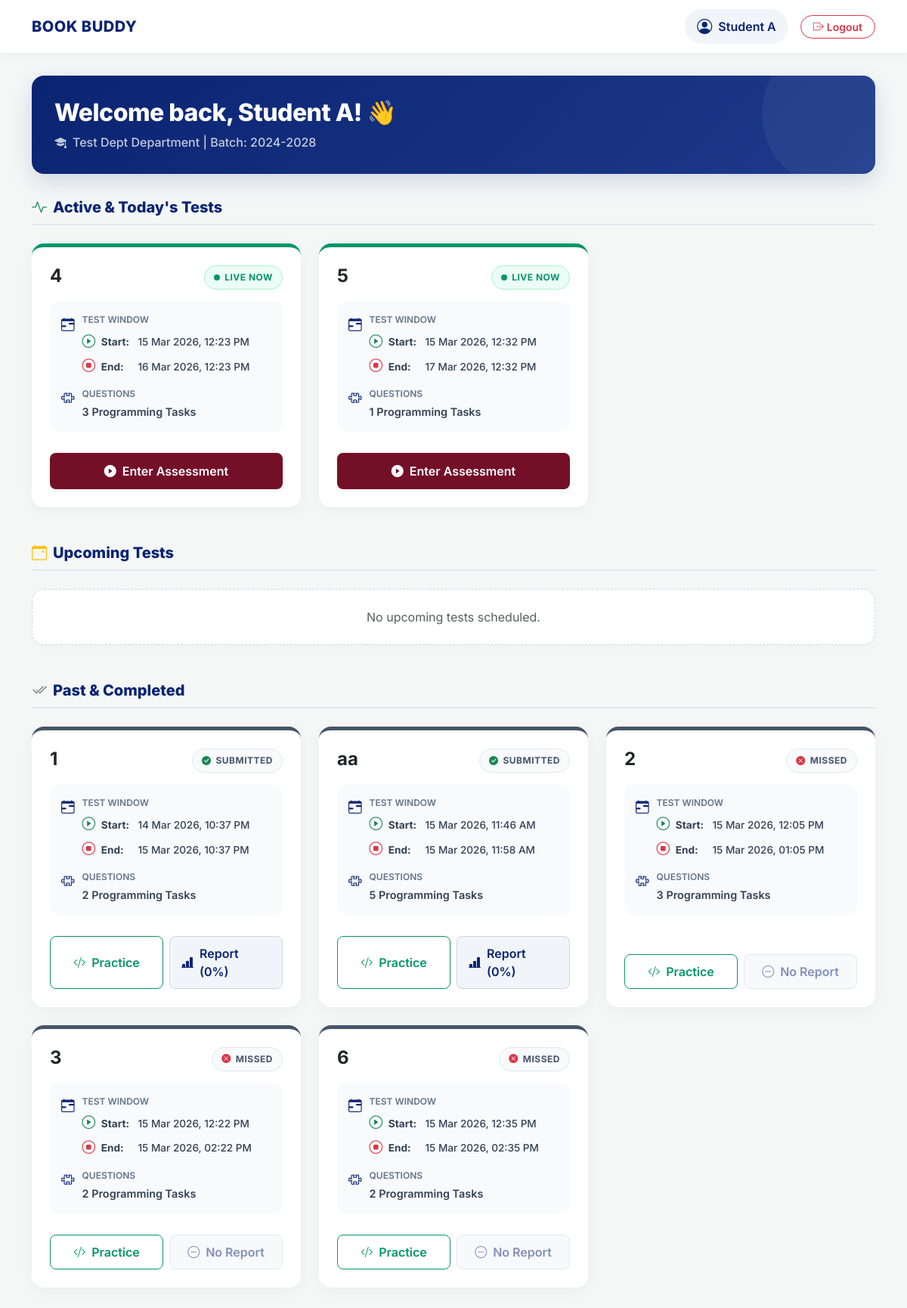
Screenshot of /student_test/2 with the database file from the repository.
### app.py (models this page shows, shortened)
class Student(UserMixin, db.Model):
    id = db.Column(db.Integer, primary_key=True)
    name = db.Column(db.String(50))
    register = db.Column(db.String(50)) # String prevents postgres crashing on alphanumeric IDs
    username = db.Column(db.String(15), unique=True)
    set_password = db.Column(db.String(100))
    verify_password = db.Column(db.String(100))
    department = db.Column(db.String(100))
    batch = db.Column(db.String(100))
    collage = db.Column(db.String(100))
    phone_no = db.Column(db.String(100))
    email = db.Column(db.String(60))
    approval = db.Column(db.Boolean, default=False)
    attend = db.Column(db.Boolean, default=False)

class Testmaintain(db.Model):
    __tablename__ = 'test_maintain'
    id = db.Column(db.Integer, primary_key=True)
    test_title = db.Column(db.String(50))
    date = db.Column(db.Date)
    start_time = db.Column(db.DateTime)
    end_time = db.Column(db.DateTime)
    status = db.Column(db.String(20), default='draft')
    total_points = db.Column(db.Integer, default=0)
    question_id = db.Column(db.Integer, db.ForeignKey('question.id'), nullable=False)

class TestResult(db.Model):
    id = db.Column(db.Integer, primary_key=True)
    student_id = db.Column(db.Integer, db.ForeignKey('student.id'), nullable=False)
    test_id = db.Column(db.Integer, db.ForeignKey('test_maintain.id'), nullable=False)
    total_marks_obtained = db.Column(db.Integer, default=0)
    total_marks_possible = db.Column(db.Integer, default=0)
    percentage = db.Column(db.Float, default=0)
    status = db.Column(db.String(20), default='attempted')
    entry_time = db.Column(db.DateTime, default=ist_now) # Forced IST
    exit_time = db.Column(db.DateTime)
    submitted_at = db.Column(db.DateTime, default=ist_now) # Forced IST
    student = db.relationship('Student', backref='test_results')
    test = db.relationship('Testmaintain', backref='results')

### app.py (the view)
@app.route('/student_test/<int:id>')
def student_test(id):
    student = Student.query.get_or_404(id)
    all_entries = Testmaintain.query.all()
    current_time = ist_now()
    grouped_tests = defaultdict(list)
    questions_dict = {q.id: q for q in Question.query.all()}
    for entry in all_entries:
        entry.question = questions_dict.get(entry.question_id)
        grouped_tests[entry.test_title].append(entry)
    results = TestResult.query.filter_by(student_id=id).all()
    test_question_ids = [entry.question_id for entry in all_entries]
    practice_questions = Question.query.filter(~Question.id.in_(test_question_ids)).all() if test_question_ids else Question.query.all()
    return render_template("student_test.html", student=student, grouped_tests=grouped_tests, practice_questions=practice_questions, results=results, now=current_time)

### app.py (called while the page is built)
def ist_now():
    return datetime.now(ist).replace(tzinfo=None)

@app.context_processor
def inject_now():
    return {'now': ist_now()}

### templates/student_test.html (shortened to what this page needs)
<!DOCTYPE html>
<html lang="en">
<head>
    <link href="https://cdn.jsdelivr.net/npm/bootstrap@5.3.0/dist/css/bootstrap.min.css" rel="stylesheet">
    <link rel="stylesheet" href="https://cdn.jsdelivr.net/npm/bootstrap-icons@1.11.1/font/bootstrap-icons.css">
</head>
<body>
    <nav class="navbar sticky-top">
        <div class="container d-flex justify-content-between align-items-center">
            <a class="brand-wrapper" href="/">
                <h2 class="brand-name d-none d-sm-block">BOOK BUDDY</h2>
            </a>
            <div class="d-flex align-items-center gap-3">
                <a class="student-profile-link d-none d-md-flex" href="{{ url_for('student_profile', username=student.username ) }}">
                    <i class="bi bi-person-circle fs-5"></i>
                    <span>{{ student.name }}</span>
                </a>
                <a href="/logout" class="btn btn-outline-danger btn-sm px-3 rounded-pill fw-semibold">
                    <i class="bi bi-box-arrow-right me-1"></i>Logout
                </a>
            </div>
        </div>
    </nav>
    <div class="container">
        <div class="row mb-4">
            <div class="col-12">
                <div class="welcome-card">
                    <h2 class="mb-2">Welcome back, {{ student.name }}! 👋</h2>
                    <p class="mb-0 opacity-75 fw-medium"><i class="bi bi-mortarboard-fill me-2"></i>{{ student.department }} Department | Batch: {{ student.batch }}</p>
                </div>
            </div>
        </div>
        {% if grouped_tests %}
            <h3 class="section-title"><i class="bi bi-activity text-success me-2"></i>Active & Today's Tests</h3>
            <div class="row g-4 mb-5">
                {% for title, entries in grouped_tests.items() %}
                    {% set first_entry = entries[0] %}
                    {% set test_result = results|selectattr('test_id', 'equalto', first_entry.id)|first if results else None %}
                    {% if first_entry.start_time and first_entry.end_time %}
                        {% set is_live = first_entry.start_time <= now and now <= first_entry.end_time %}
                        {% if is_live and not test_result %}
                        <div class="col-lg-6 col-xl-4">
                            <div class="card test-card status-border-live">
                                <div class="card-body p-4 d-flex flex-column h-100">
                                    <div class="d-flex justify-content-between align-items-start mb-3">
                                        <h4 class="fw-bold mb-0 text-dark pe-2">{{ title }}</h4>
                                        <div id="badge-container-{{ loop.index }}">
                                            <span class="status-badge badge-live">
                                                <span class="pulse-dot"></span> LIVE NOW
                                            </span>
                                        </div>
                                    </div>
                                    <div class="info-grid">
                                        <div class="info-item info-item-full">
                                            <i class="bi bi-calendar-range"></i>
                                            <div class="info-text w-100">
                                                <small>Test Window</small>
                                                <div class="schedule-stack">
                                                    <span><i class="bi bi-play-circle text-success me-1"></i> <strong>Start:</strong> {{ first_entry.start_time.strftime('%d %b %Y, %I:%M %p') }}</span>
                                                    <span><i class="bi bi-stop-circle text-danger me-1"></i> <strong>End:</strong> {{ first_entry.end_time.strftime('%d %b %Y, %I:%M %p') }}</span>
                                                </div>
                                            </div>
                                        </div>
                                        <div class="info-item info-item-full">
                                            <i class="bi bi-puzzle"></i>
                                            <div class="info-text">
                                                <small>Questions</small>
                                                <span>{{ entries|length }} Programming Tasks</span>
                                            </div>
                                        </div>
                                    </div>
                                    <div class="mt-auto pt-2">
                                        <a href="{{ url_for('take_test', title=title) }}" class="btn-take-test shadow-sm">
                                            <i class="bi bi-play-circle-fill"></i> Enter Assessment
                                        </a>
                                    </div>
                                </div>
                            </div>
                        </div>
                        {% endif %}
                    {% endif %}
                {% endfor %}
            </div>
            <h3 class="section-title"><i class="bi bi-calendar-event text-warning me-2"></i>Upcoming Tests</h3>
            <div class="row g-4 mb-5">
                {% set ns_up = namespace(found_up=false) %}
                {% if not ns_up.found_up %}
                    <div class="col-12"><div class="empty-state py-4"><p class="text-muted mb-0">No upcoming tests scheduled.</p></div></div>
                {% endif %}
            </div>
            <h3 class="section-title"><i class="bi bi-check2-all text-secondary me-2"></i>Past & Completed</h3>
            <div class="row g-4 mb-5">
                {% for title, entries in grouped_tests.items() %}
                    {% set first_entry = entries[0] %}
                    {% set test_result = results|selectattr('test_id', 'equalto', first_entry.id)|first if results else None %}
                    {% if first_entry.start_time and first_entry.end_time %}
                        {% set is_past = now > first_entry.end_time %}
                        {% if is_past or test_result %}
                        <div class="col-lg-6 col-xl-4">
                            <div class="card test-card status-border-completed">
                                <div class="card-body p-4 d-flex flex-column h-100">
                                    <div class="d-flex justify-content-between align-items-start mb-3">
                                        <h4 class="fw-bold mb-0 text-dark pe-2">{{ title }}</h4>
                                        <div id="badge-container-{{ loop.index }}">
                                            <span class="status-badge badge-completed">
                                                {% if test_result %}
                                                    <i class="bi bi-check-circle-fill text-success"></i> SUBMITTED
                                                {% else %}
                                                    <i class="bi bi-x-circle-fill text-danger"></i> MISSED
                                                {% endif %}
                                            </span>
                                        </div>
                                    </div>
                                    <div class="info-grid">
                                        <div class="info-item info-item-full">
                                            <i class="bi bi-calendar-range"></i>
                                            <div class="info-text w-100">
                                                <small>Test Window</small>
                                                <div class="schedule-stack">
                                                    <span><i class="bi bi-play-circle text-success me-1"></i> <strong>Start:</strong> {{ first_entry.start_time.strftime('%d %b %Y, %I:%M %p') }}</span>
                                                    <span><i class="bi bi-stop-circle text-danger me-1"></i> <strong>End:</strong> {{ first_entry.end_time.strftime('%d %b %Y, %I:%M %p') }}</span>
                                                </div>
                                            </div>
                                        </div>
                                        <div class="info-item info-item-full">
                                            <i class="bi bi-puzzle"></i>
                                            <div class="info-text">
                                                <small>Questions</small>
                                                <span>{{ entries|length }} Programming Tasks</span>
                                            </div>
                                        </div>
                                    </div>
                                    <div class="flex-grow-1"></div>
                                    <div class="mt-auto pt-2 d-flex gap-2">
                                        <a href="{{ url_for('take_test', title=title) }}" class="btn-practice">
                                            <i class="bi bi-code-slash"></i> Practice
                                        </a>
                                        {% if test_result %}
                                            <a href="{{ url_for('student_results', test_id=first_entry.id) }}" class="btn-results">
                                                <i class="bi bi-bar-chart-line-fill"></i>
                                                Report ({{ test_result.percentage|round|int }}%)
                                            </a>
                                        {% else %}
                                            <button class="btn-results opacity-50" style="cursor: not-allowed;" title="No report available">
                                                <i class="bi bi-dash-circle"></i> No Report
                                            </button>
                                        {% endif %}
                                    </div>
                                </div>
                            </div>
                        </div>
                        {% endif %}
                    {% endif %}
                {% endfor %}
            </div>
        {% endif %}
    </div>
</body>
</html>

### rows the page displays
Student: name "Student A", department "Test Dept", batch "2024-2028"
Testmaintain: start_time "15 Mar 2026, 12:23 PM", end_time "16 Mar 2026, 12:23 PM"
Testmaintain: start_time "15 Mar 2026, 12:32 PM", end_time "17 Mar 2026, 12:32 PM"
Testmaintain: start_time "14 Mar 2026, 10:37 PM", end_time "15 Mar 2026, 10:37 PM"
TestResult: percentage "0"
Testmaintain: test_title "aa", shows "SUBMITTED", start_time "15 Mar 2026, 11:46 AM", end_time "15 Mar 2026, 11:58 AM", entries "5"
TestResult: percentage "0"
Testmaintain: start_time "15 Mar 2026, 12:05 PM", end_time "15 Mar 2026, 01:05 PM"
Testmaintain: start_time "15 Mar 2026, 12:22 PM", end_time "15 Mar 2026, 02:22 PM"
Testmaintain: start_time "15 Mar 2026, 12:35 PM", end_time "15 Mar 2026, 02:35 PM"

### other values shown
{{ title }} "4" "5"
{{ entries|length }} "3" "1"
{{ title }} "1" "2" "3" "6"
{{ entries|length }} "2" "3" "2" "2"
